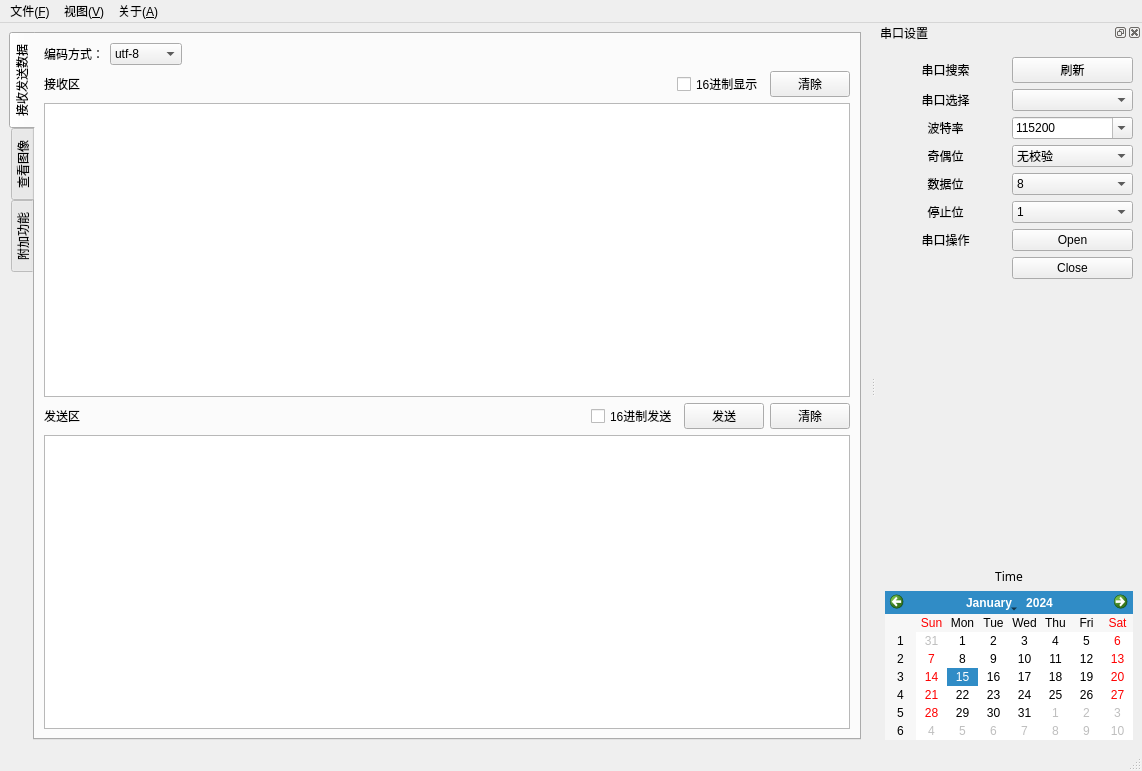
<?xml version="1.0" encoding="UTF-8"?>
<ui version="4.0">
 <class>MainWindow</class>
 <widget class="QMainWindow" name="MainWindow">
  <property name="geometry">
   <rect>
    <x>0</x>
    <y>0</y>
    <width>1142</width>
    <height>771</height>
   </rect>
  </property>
  <property name="windowTitle">
   <string>PyQt5 多功能串口调试助手</string>
  </property>
  <property name="windowIcon">
   <iconset resource="../res/res.qrc">
    <normaloff>:/img/icon.jpg</normaloff>:/img/icon.jpg</iconset>
  </property>
  <widget class="QWidget" name="centralwidget">
   <layout class="QHBoxLayout" name="horizontalLayout_3">
    <item>
     <widget class="QTabWidget" name="tabWidget">
      <property name="tabPosition">
       <enum>QTabWidget::West</enum>
      </property>
      <property name="currentIndex">
       <number>0</number>
      </property>
      <property name="movable">
       <bool>false</bool>
      </property>
      <widget class="QWidget" name="tab_msg">
       <attribute name="title">
        <string>接收发送数据</string>
       </attribute>
       <layout class="QGridLayout" name="gridLayout_3">
        <item row="2" column="0">
         <widget class="QTextEdit" name="textEdit_Recive">
          <property name="styleSheet">
           <string notr="true">/*background-color: rgb(255, 255, 255);
background-color: rgb(0, 0, 0);*/</string>
          </property>
          <property name="html">
           <string>&lt;!DOCTYPE HTML PUBLIC &quot;-//W3C//DTD HTML 4.0//EN&quot; &quot;http://www.w3.org/TR/REC-html40/strict.dtd&quot;&gt;
&lt;html&gt;&lt;head&gt;&lt;meta name=&quot;qrichtext&quot; content=&quot;1&quot; /&gt;&lt;style type=&quot;text/css&quot;&gt;
p, li { white-space: pre-wrap; }
&lt;/style&gt;&lt;/head&gt;&lt;body style=&quot; font-family:'SimSun'; font-size:9pt; font-weight:400; font-style:normal;&quot;&gt;
&lt;p style=&quot;-qt-paragraph-type:empty; margin-top:0px; margin-bottom:0px; margin-left:0px; margin-right:0px; -qt-block-indent:0; text-indent:0px;&quot;&gt;&lt;br /&gt;&lt;/p&gt;&lt;/body&gt;&lt;/html&gt;</string>
          </property>
         </widget>
        </item>
        <item row="3" column="0">
         <layout class="QHBoxLayout" name="horizontalLayout">
          <item>
           <widget class="QLabel" name="label_2">
            <property name="sizePolicy">
             <sizepolicy hsizetype="Fixed" vsizetype="Preferred">
              <horstretch>0</horstretch>
              <verstretch>0</verstretch>
             </sizepolicy>
            </property>
            <property name="text">
             <string>发送区</string>
            </property>
            <property name="textFormat">
             <enum>Qt::AutoText</enum>
            </property>
           </widget>
          </item>
          <item>
           <spacer name="horizontalSpacer_5">
            <property name="orientation">
             <enum>Qt::Horizontal</enum>
            </property>
            <property name="sizeHint" stdset="0">
             <size>
              <width>40</width>
              <height>20</height>
             </size>
            </property>
           </spacer>
          </item>
          <item>
           <widget class="QCheckBox" name="hexSending_checkBox">
            <property name="sizePolicy">
             <sizepolicy hsizetype="Fixed" vsizetype="Fixed">
              <horstretch>0</horstretch>
              <verstretch>0</verstretch>
             </sizepolicy>
            </property>
            <property name="text">
             <string>16进制发送</string>
            </property>
           </widget>
          </item>
          <item>
           <widget class="QPushButton" name="Send_Button">
            <property name="sizePolicy">
             <sizepolicy hsizetype="Fixed" vsizetype="Fixed">
              <horstretch>0</horstretch>
              <verstretch>0</verstretch>
             </sizepolicy>
            </property>
            <property name="text">
             <string>发送</string>
            </property>
           </widget>
          </item>
          <item>
           <widget class="QPushButton" name="pushButton_clearSendText">
            <property name="sizePolicy">
             <sizepolicy hsizetype="Fixed" vsizetype="Fixed">
              <horstretch>0</horstretch>
              <verstretch>0</verstretch>
             </sizepolicy>
            </property>
            <property name="text">
             <string>清除</string>
            </property>
           </widget>
          </item>
         </layout>
        </item>
        <item row="4" column="0">
         <widget class="QTextEdit" name="textEdit_Send">
          <property name="sizePolicy">
           <sizepolicy hsizetype="Expanding" vsizetype="Expanding">
            <horstretch>0</horstretch>
            <verstretch>0</verstretch>
           </sizepolicy>
          </property>
          <property name="styleSheet">
           <string notr="true">/*background-color: rgb(0, 0, 0);*/</string>
          </property>
         </widget>
        </item>
        <item row="1" column="0">
         <layout class="QHBoxLayout" name="horizontalLayout_2">
          <item>
           <widget class="QLabel" name="label">
            <property name="sizePolicy">
             <sizepolicy hsizetype="Fixed" vsizetype="Preferred">
              <horstretch>0</horstretch>
              <verstretch>0</verstretch>
             </sizepolicy>
            </property>
            <property name="text">
             <string>接收区</string>
            </property>
           </widget>
          </item>
          <item>
           <spacer name="horizontalSpacer_6">
            <property name="orientation">
             <enum>Qt::Horizontal</enum>
            </property>
            <property name="sizeHint" stdset="0">
             <size>
              <width>40</width>
              <height>20</height>
             </size>
            </property>
           </spacer>
          </item>
          <item>
           <widget class="QCheckBox" name="hexShowing_checkBox">
            <property name="sizePolicy">
             <sizepolicy hsizetype="Fixed" vsizetype="Fixed">
              <horstretch>0</horstretch>
              <verstretch>0</verstretch>
             </sizepolicy>
            </property>
            <property name="text">
             <string>16进制显示</string>
            </property>
           </widget>
          </item>
          <item>
           <widget class="QPushButton" name="ClearButton">
            <property name="sizePolicy">
             <sizepolicy hsizetype="Fixed" vsizetype="Fixed">
              <horstretch>0</horstretch>
              <verstretch>0</verstretch>
             </sizepolicy>
            </property>
            <property name="text">
             <string>清除</string>
            </property>
           </widget>
          </item>
         </layout>
        </item>
        <item row="0" column="0">
         <layout class="QHBoxLayout" name="horizontalLayout_4">
          <item>
           <widget class="QLabel" name="label_9">
            <property name="text">
             <string>编码方式：</string>
            </property>
           </widget>
          </item>
          <item>
           <widget class="QComboBox" name="comboBox_codetype">
            <property name="sizePolicy">
             <sizepolicy hsizetype="Fixed" vsizetype="Fixed">
              <horstretch>0</horstretch>
              <verstretch>0</verstretch>
             </sizepolicy>
            </property>
            <item>
             <property name="text">
              <string>utf-8</string>
             </property>
            </item>
            <item>
             <property name="text">
              <string>gb2312</string>
             </property>
            </item>
           </widget>
          </item>
          <item>
           <spacer name="horizontalSpacer_4">
            <property name="orientation">
             <enum>Qt::Horizontal</enum>
            </property>
            <property name="sizeHint" stdset="0">
             <size>
              <width>40</width>
              <height>20</height>
             </size>
            </property>
           </spacer>
          </item>
         </layout>
        </item>
       </layout>
      </widget>
      <widget class="QWidget" name="tab_img">
       <attribute name="title">
        <string>查看图像</string>
       </attribute>
       <attribute name="whatsThis">
        <string>通过此界面查看摄像头图像(二值化)</string>
       </attribute>
       <layout class="QGridLayout" name="gridLayout_2">
        <item row="1" column="7">
         <widget class="QCheckBox" name="checkBox_showGrid">
          <property name="text">
           <string>显示网格线</string>
          </property>
         </widget>
        </item>
        <item row="0" column="0" colspan="2">
         <widget class="QComboBox" name="comboBox_imgType">
          <item>
           <property name="text">
            <string>二值化图像</string>
           </property>
          </item>
          <item>
           <property name="text">
            <string>灰度图像(单片机解压)</string>
           </property>
          </item>
         </widget>
        </item>
        <item row="1" column="0">
         <widget class="QLabel" name="label_5">
          <property name="sizePolicy">
           <sizepolicy hsizetype="Fixed" vsizetype="Fixed">
            <horstretch>0</horstretch>
            <verstretch>0</verstretch>
           </sizepolicy>
          </property>
          <property name="text">
           <string>高</string>
          </property>
         </widget>
        </item>
        <item row="0" column="5" colspan="2">
         <spacer name="horizontalSpacer_3">
          <property name="orientation">
           <enum>Qt::Horizontal</enum>
          </property>
          <property name="sizeHint" stdset="0">
           <size>
            <width>40</width>
            <height>20</height>
           </size>
          </property>
         </spacer>
        </item>
        <item row="1" column="3">
         <widget class="QLineEdit" name="lineEdit_width">
          <property name="sizePolicy">
           <sizepolicy hsizetype="Fixed" vsizetype="Fixed">
            <horstretch>0</horstretch>
            <verstretch>0</verstretch>
           </sizepolicy>
          </property>
          <property name="inputMask">
           <string/>
          </property>
          <property name="text">
           <string>80</string>
          </property>
         </widget>
        </item>
        <item row="1" column="5" colspan="2">
         <spacer name="horizontalSpacer_2">
          <property name="orientation">
           <enum>Qt::Horizontal</enum>
          </property>
          <property name="sizeHint" stdset="0">
           <size>
            <width>269</width>
            <height>20</height>
           </size>
          </property>
         </spacer>
        </item>
        <item row="1" column="1">
         <widget class="QLineEdit" name="lineEdit_height">
          <property name="sizePolicy">
           <sizepolicy hsizetype="Fixed" vsizetype="Fixed">
            <horstretch>0</horstretch>
            <verstretch>0</verstretch>
           </sizepolicy>
          </property>
          <property name="text">
           <string>60</string>
          </property>
         </widget>
        </item>
        <item row="1" column="2">
         <widget class="QLabel" name="label_6">
          <property name="sizePolicy">
           <sizepolicy hsizetype="Fixed" vsizetype="Fixed">
            <horstretch>0</horstretch>
            <verstretch>0</verstretch>
           </sizepolicy>
          </property>
          <property name="text">
           <string>宽</string>
          </property>
         </widget>
        </item>
        <item row="2" column="7">
         <widget class="QLabel" name="label_position">
          <property name="text">
           <string>鼠标位置 x:  0,y:  0</string>
          </property>
         </widget>
        </item>
        <item row="0" column="7">
         <widget class="QCheckBox" name="checkBox_UseOpenCV">
          <property name="text">
           <string>使用OpenCV查看图像</string>
          </property>
         </widget>
        </item>
        <item row="2" column="0" colspan="2">
         <widget class="QPushButton" name="pushButton_saveImg">
          <property name="text">
           <string>保存图像</string>
          </property>
         </widget>
        </item>
        <item row="2" column="5">
         <spacer name="horizontalSpacer_7">
          <property name="orientation">
           <enum>Qt::Horizontal</enum>
          </property>
          <property name="sizeHint" stdset="0">
           <size>
            <width>40</width>
            <height>20</height>
           </size>
          </property>
         </spacer>
        </item>
        <item row="0" column="3">
         <widget class="QLabel" name="label_extra14bytes">
          <property name="sizePolicy">
           <sizepolicy hsizetype="Preferred" vsizetype="Fixed">
            <horstretch>0</horstretch>
            <verstretch>0</verstretch>
           </sizepolicy>
          </property>
          <property name="text">
           <string/>
          </property>
         </widget>
        </item>
        <item row="2" column="3">
         <widget class="QLabel" name="label_pause">
          <property name="sizePolicy">
           <sizepolicy hsizetype="Preferred" vsizetype="Fixed">
            <horstretch>0</horstretch>
            <verstretch>0</verstretch>
           </sizepolicy>
          </property>
          <property name="text">
           <string/>
          </property>
         </widget>
        </item>
        <item row="3" column="0" colspan="8">
         <widget class="WidgetPainter" name="label_img" native="true">
          <property name="mouseTracking">
           <bool>true</bool>
          </property>
          <property name="focusPolicy">
           <enum>Qt::StrongFocus</enum>
          </property>
         </widget>
        </item>
       </layout>
      </widget>
      <widget class="QWidget" name="tab_other">
       <attribute name="title">
        <string>附加功能</string>
       </attribute>
       <layout class="QHBoxLayout" name="horizontalLayout_5">
        <item>
         <widget class="QTabWidget" name="tabWidget_other">
          <property name="tabPosition">
           <enum>QTabWidget::North</enum>
          </property>
          <property name="tabShape">
           <enum>QTabWidget::Rounded</enum>
          </property>
          <property name="currentIndex">
           <number>0</number>
          </property>
          <widget class="QWidget" name="tab_watch_parameter">
           <attribute name="title">
            <string>查看参数</string>
           </attribute>
           <layout class="QVBoxLayout" name="verticalLayout_2">
            <item>
             <widget class="QTableWidget" name="tableWidget_para">
              <property name="showGrid">
               <bool>true</bool>
              </property>
              <property name="rowCount">
               <number>0</number>
              </property>
              <property name="columnCount">
               <number>2</number>
              </property>
              <column/>
              <column/>
             </widget>
            </item>
           </layout>
          </widget>
          <widget class="QWidget" name="tab_change_parameter">
           <attribute name="title">
            <string>修改参数</string>
           </attribute>
           <layout class="QGridLayout" name="gridLayout_5">
            <item row="1" column="0" colspan="2">
             <widget class="QListWidget" name="listWidget_para"/>
            </item>
            <item row="2" column="0">
             <spacer name="horizontalSpacer">
              <property name="orientation">
               <enum>Qt::Horizontal</enum>
              </property>
              <property name="sizeHint" stdset="0">
               <size>
                <width>570</width>
                <height>20</height>
               </size>
              </property>
             </spacer>
            </item>
            <item row="2" column="1">
             <widget class="QPushButton" name="pushButton_readMCU">
              <property name="text">
               <string>更新上位机数据</string>
              </property>
             </widget>
            </item>
            <item row="0" column="0" colspan="2">
             <widget class="QLabel" name="label_4">
              <property name="text">
               <string>参数</string>
              </property>
             </widget>
            </item>
           </layout>
          </widget>
          <widget class="QWidget" name="tab_wave">
           <attribute name="title">
            <string>显示波形</string>
           </attribute>
           <layout class="QGridLayout" name="gridLayout_6">
            <item row="0" column="0">
             <widget class="DynamicWaveView" name="graphicsView"/>
            </item>
           </layout>
          </widget>
          <widget class="QWidget" name="tab_piano">
           <attribute name="title">
            <string>弹琴</string>
           </attribute>
           <layout class="QGridLayout" name="gridLayout_4">
            <item row="0" column="0">
             <widget class="QLabel" name="label_11">
              <property name="sizePolicy">
               <sizepolicy hsizetype="Fixed" vsizetype="Fixed">
                <horstretch>0</horstretch>
                <verstretch>0</verstretch>
               </sizepolicy>
              </property>
              <property name="text">
               <string>弹琴</string>
              </property>
             </widget>
            </item>
            <item row="1" column="1">
             <spacer name="horizontalSpacer_8">
              <property name="orientation">
               <enum>Qt::Horizontal</enum>
              </property>
              <property name="sizeHint" stdset="0">
               <size>
                <width>560</width>
                <height>20</height>
               </size>
              </property>
             </spacer>
            </item>
            <item row="1" column="0">
             <widget class="QGroupBox" name="groupBox_settings">
              <property name="sizePolicy">
               <sizepolicy hsizetype="Preferred" vsizetype="Maximum">
                <horstretch>0</horstretch>
                <verstretch>0</verstretch>
               </sizepolicy>
              </property>
              <property name="title">
               <string>设置</string>
              </property>
              <layout class="QHBoxLayout" name="horizontalLayout_6">
               <item>
                <widget class="QLabel" name="label_10">
                 <property name="text">
                  <string>transpose</string>
                 </property>
                </widget>
               </item>
               <item>
                <widget class="QComboBox" name="comboBox_transpose">
                 <property name="currentIndex">
                  <number>3</number>
                 </property>
                 <item>
                  <property name="text">
                   <string>A</string>
                  </property>
                 </item>
                 <item>
                  <property name="text">
                   <string>A#</string>
                  </property>
                 </item>
                 <item>
                  <property name="text">
                   <string>B</string>
                  </property>
                 </item>
                 <item>
                  <property name="text">
                   <string>C</string>
                  </property>
                 </item>
                 <item>
                  <property name="text">
                   <string>C#</string>
                  </property>
                 </item>
                 <item>
                  <property name="text">
                   <string>D</string>
                  </property>
                 </item>
                 <item>
                  <property name="text">
                   <string>D#</string>
                  </property>
                 </item>
                 <item>
                  <property name="text">
                   <string>E</string>
                  </property>
                 </item>
                 <item>
                  <property name="text">
                   <string>F</string>
                  </property>
                 </item>
                 <item>
                  <property name="text">
                   <string>F#</string>
                  </property>
                 </item>
                 <item>
                  <property name="text">
                   <string>G</string>
                  </property>
                 </item>
                 <item>
                  <property name="text">
                   <string>G#</string>
                  </property>
                 </item>
                </widget>
               </item>
              </layout>
             </widget>
            </item>
            <item row="2" column="0" colspan="2">
             <widget class="PianoView" name="widget_piano" native="true"/>
            </item>
           </layout>
          </widget>
         </widget>
        </item>
       </layout>
      </widget>
     </widget>
    </item>
   </layout>
  </widget>
  <widget class="QMenuBar" name="menubar">
   <property name="geometry">
    <rect>
     <x>0</x>
     <y>0</y>
     <width>1142</width>
     <height>26</height>
    </rect>
   </property>
   <widget class="QMenu" name="menu">
    <property name="title">
     <string>文件(&amp;F)</string>
    </property>
    <addaction name="action_exit"/>
   </widget>
   <widget class="QMenu" name="menu_2">
    <property name="title">
     <string>关于(&amp;A)</string>
    </property>
    <addaction name="actionAbout_Qt"/>
   </widget>
   <widget class="QMenu" name="menu_3">
    <property name="title">
     <string>视图(&amp;V)</string>
    </property>
    <addaction name="action_uart"/>
   </widget>
   <addaction name="menu"/>
   <addaction name="menu_3"/>
   <addaction name="menu_2"/>
  </widget>
  <widget class="QStatusBar" name="statusbar"/>
  <widget class="QDockWidget" name="dockWidget_uart">
   <property name="windowTitle">
    <string>串口设置</string>
   </property>
   <attribute name="dockWidgetArea">
    <number>2</number>
   </attribute>
   <widget class="QWidget" name="dockWidgetContents_2">
    <layout class="QVBoxLayout" name="verticalLayout">
     <item>
      <widget class="Line" name="line_2">
       <property name="orientation">
        <enum>Qt::Vertical</enum>
       </property>
      </widget>
     </item>
     <item>
      <layout class="QGridLayout" name="gridLayout">
       <item row="4" column="0">
        <widget class="QLabel" name="label_3">
         <property name="text">
          <string>奇偶位</string>
         </property>
         <property name="alignment">
          <set>Qt::AlignCenter</set>
         </property>
        </widget>
       </item>
       <item row="2" column="0">
        <widget class="QLabel" name="Com_Name_Label">
         <property name="text">
          <string>串口选择</string>
         </property>
         <property name="alignment">
          <set>Qt::AlignCenter</set>
         </property>
        </widget>
       </item>
       <item row="6" column="0">
        <widget class="QLabel" name="label_8">
         <property name="text">
          <string>停止位</string>
         </property>
         <property name="alignment">
          <set>Qt::AlignCenter</set>
         </property>
        </widget>
       </item>
       <item row="5" column="1">
        <widget class="QComboBox" name="comboBox_data">
         <property name="currentIndex">
          <number>3</number>
         </property>
         <item>
          <property name="text">
           <string>5</string>
          </property>
         </item>
         <item>
          <property name="text">
           <string>6</string>
          </property>
         </item>
         <item>
          <property name="text">
           <string>7</string>
          </property>
         </item>
         <item>
          <property name="text">
           <string>8</string>
          </property>
         </item>
        </widget>
       </item>
       <item row="6" column="1">
        <widget class="QComboBox" name="comboBox_stop">
         <property name="currentIndex">
          <number>0</number>
         </property>
         <item>
          <property name="text">
           <string>1</string>
          </property>
         </item>
         <item>
          <property name="text">
           <string>2</string>
          </property>
         </item>
        </widget>
       </item>
       <item row="3" column="1">
        <widget class="QComboBox" name="Com_Baud_Combo">
         <property name="editable">
          <bool>true</bool>
         </property>
         <property name="currentText">
          <string>115200</string>
         </property>
         <property name="currentIndex">
          <number>10</number>
         </property>
         <property name="duplicatesEnabled">
          <bool>false</bool>
         </property>
         <property name="modelColumn">
          <number>0</number>
         </property>
         <item>
          <property name="text">
           <string>1200</string>
          </property>
         </item>
         <item>
          <property name="text">
           <string>2400</string>
          </property>
         </item>
         <item>
          <property name="text">
           <string>4800</string>
          </property>
         </item>
         <item>
          <property name="text">
           <string>9600</string>
          </property>
         </item>
         <item>
          <property name="text">
           <string>14400</string>
          </property>
         </item>
         <item>
          <property name="text">
           <string>19200</string>
          </property>
         </item>
         <item>
          <property name="text">
           <string>38400</string>
          </property>
         </item>
         <item>
          <property name="text">
           <string>43000</string>
          </property>
         </item>
         <item>
          <property name="text">
           <string>57600</string>
          </property>
         </item>
         <item>
          <property name="text">
           <string>76800</string>
          </property>
         </item>
         <item>
          <property name="text">
           <string>115200</string>
          </property>
         </item>
         <item>
          <property name="text">
           <string>128000</string>
          </property>
         </item>
         <item>
          <property name="text">
           <string>230400</string>
          </property>
         </item>
         <item>
          <property name="text">
           <string>256000</string>
          </property>
         </item>
         <item>
          <property name="text">
           <string>460800</string>
          </property>
         </item>
         <item>
          <property name="text">
           <string>921600</string>
          </property>
         </item>
         <item>
          <property name="text">
           <string>1382400</string>
          </property>
         </item>
        </widget>
       </item>
       <item row="0" column="0">
        <widget class="QLabel" name="Com_Refresh_Label">
         <property name="text">
          <string>串口搜索</string>
         </property>
         <property name="alignment">
          <set>Qt::AlignCenter</set>
         </property>
        </widget>
       </item>
       <item row="5" column="0">
        <widget class="QLabel" name="label_7">
         <property name="text">
          <string>数据位</string>
         </property>
         <property name="alignment">
          <set>Qt::AlignCenter</set>
         </property>
        </widget>
       </item>
       <item row="0" column="1">
        <widget class="QPushButton" name="Com_Refresh_Button">
         <property name="text">
          <string>刷新</string>
         </property>
        </widget>
       </item>
       <item row="7" column="1">
        <widget class="QPushButton" name="Com_Open_Button">
         <property name="text">
          <string>Open</string>
         </property>
        </widget>
       </item>
       <item row="4" column="1">
        <widget class="QComboBox" name="comboBox_parity">
         <item>
          <property name="text">
           <string>无校验</string>
          </property>
         </item>
         <item>
          <property name="text">
           <string>偶校验</string>
          </property>
         </item>
         <item>
          <property name="text">
           <string>奇校验</string>
          </property>
         </item>
         <item>
          <property name="text">
           <string>空校验</string>
          </property>
         </item>
         <item>
          <property name="text">
           <string>标志校验</string>
          </property>
         </item>
        </widget>
       </item>
       <item row="9" column="0">
        <widget class="QLabel" name="Com_isOpenOrNot_Label">
         <property name="text">
          <string/>
         </property>
         <property name="alignment">
          <set>Qt::AlignCenter</set>
         </property>
        </widget>
       </item>
       <item row="7" column="0">
        <widget class="QLabel" name="Com_State_Label">
         <property name="text">
          <string>串口操作</string>
         </property>
         <property name="alignment">
          <set>Qt::AlignCenter</set>
         </property>
        </widget>
       </item>
       <item row="2" column="1">
        <widget class="QComboBox" name="Com_Name_Combo"/>
       </item>
       <item row="9" column="1">
        <widget class="QPushButton" name="Com_Close_Button">
         <property name="text">
          <string>Close</string>
         </property>
         <property name="default">
          <bool>false</bool>
         </property>
        </widget>
       </item>
       <item row="3" column="0">
        <widget class="QLabel" name="Com_Baud_Label">
         <property name="text">
          <string>波特率</string>
         </property>
         <property name="alignment">
          <set>Qt::AlignCenter</set>
         </property>
        </widget>
       </item>
      </layout>
     </item>
     <item>
      <spacer name="verticalSpacer">
       <property name="orientation">
        <enum>Qt::Vertical</enum>
       </property>
       <property name="sizeType">
        <enum>QSizePolicy::Expanding</enum>
       </property>
       <property name="sizeHint" stdset="0">
        <size>
         <width>20</width>
         <height>115</height>
        </size>
       </property>
      </spacer>
     </item>
     <item>
      <widget class="QLabel" name="Time_Label">
       <property name="sizePolicy">
        <sizepolicy hsizetype="Preferred" vsizetype="Fixed">
         <horstretch>0</horstretch>
         <verstretch>0</verstretch>
        </sizepolicy>
       </property>
       <property name="font">
        <font>
         <family>方正兰亭中黑_GBK</family>
         <pointsize>9</pointsize>
         <weight>50</weight>
         <italic>false</italic>
         <bold>false</bold>
        </font>
       </property>
       <property name="text">
        <string>Time</string>
       </property>
       <property name="alignment">
        <set>Qt::AlignCenter</set>
       </property>
      </widget>
     </item>
     <item>
      <widget class="QCalendarWidget" name="calendarWidget">
       <property name="sizePolicy">
        <sizepolicy hsizetype="Expanding" vsizetype="Fixed">
         <horstretch>0</horstretch>
         <verstretch>0</verstretch>
        </sizepolicy>
       </property>
       <property name="styleSheet">
        <string notr="true">/*alternate-background-color: rgb(0, 0, 0);
background-color: rgb(0, 0, 0);*/</string>
       </property>
       <property name="firstDayOfWeek">
        <enum>Qt::Sunday</enum>
       </property>
       <property name="horizontalHeaderFormat">
        <enum>QCalendarWidget::ShortDayNames</enum>
       </property>
       <property name="verticalHeaderFormat">
        <enum>QCalendarWidget::ISOWeekNumbers</enum>
       </property>
      </widget>
     </item>
    </layout>
   </widget>
  </widget>
  <action name="action_uart">
   <property name="checkable">
    <bool>true</bool>
   </property>
   <property name="checked">
    <bool>true</bool>
   </property>
   <property name="text">
    <string>串口设置(&amp;U)</string>
   </property>
   <property name="shortcut">
    <string>Ctrl+U</string>
   </property>
  </action>
  <action name="action_exit">
   <property name="text">
    <string>退出(&amp;T)</string>
   </property>
   <property name="shortcut">
    <string>Ctrl+Q</string>
   </property>
   <property name="shortcutVisibleInContextMenu" stdset="0">
    <bool>true</bool>
   </property>
  </action>
  <action name="actionAbout_Qt">
   <property name="text">
    <string>About &amp;Qt</string>
   </property>
  </action>
 </widget>
 <customwidgets>
  <customwidget>
   <class>WidgetPainter</class>
   <extends>QWidget</extends>
   <header>Widget/widgetpainter.h</header>
   <container>1</container>
  </customwidget>
  <customwidget>
   <class>PianoView</class>
   <extends>QWidget</extends>
   <header>Widget/Piano.h</header>
   <container>1</container>
  </customwidget>
  <customwidget>
   <class>DynamicWaveView</class>
   <extends>QGraphicsView</extends>
   <header>Widget/Wave.h</header>
  </customwidget>
 </customwidgets>
 <resources>
  <include location="../res/res.qrc"/>
 </resources>
 <connections>
  <connection>
   <sender>pushButton_clearSendText</sender>
   <signal>clicked()</signal>
   <receiver>textEdit_Send</receiver>
   <slot>clear()</slot>
   <hints>
    <hint type="sourcelabel">
     <x>791</x>
     <y>432</y>
    </hint>
    <hint type="destinationlabel">
     <x>543</x>
     <y>719</y>
    </hint>
   </hints>
  </connection>
  <connection>
   <sender>ClearButton</sender>
   <signal>clicked()</signal>
   <receiver>textEdit_Recive</receiver>
   <slot>clear()</slot>
   <hints>
    <hint type="sourcelabel">
     <x>791</x>
     <y>108</y>
    </hint>
    <hint type="destinationlabel">
     <x>562</x>
     <y>209</y>
    </hint>
   </hints>
  </connection>
 </connections>
</ui>
